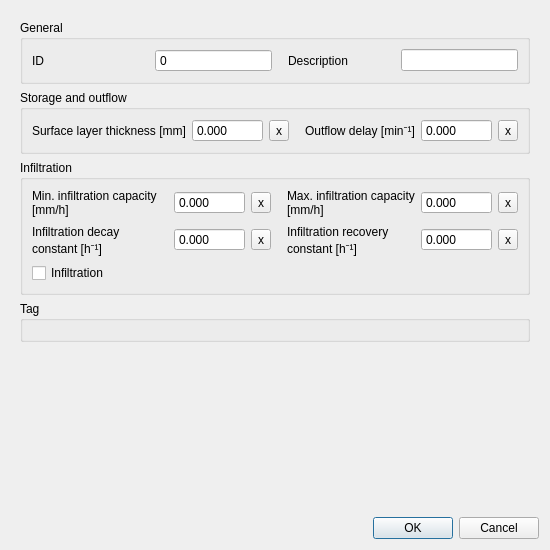
<?xml version="1.0" encoding="UTF-8"?>
<ui version="4.0">
 <class>Form</class>
 <widget class="QWidget" name="Form">
  <property name="geometry">
   <rect>
    <x>0</x>
    <y>0</y>
    <width>550</width>
    <height>550</height>
   </rect>
  </property>
  <property name="windowTitle">
   <string>Form</string>
  </property>
  <property name="locale">
   <locale language="English" country="UnitedStates"/>
  </property>
  <layout class="QGridLayout" name="gridLayout">
   <item row="4" column="0">
    <widget class="QDialogButtonBox" name="buttonBox">
     <property name="standardButtons">
      <set>QDialogButtonBox::Cancel|QDialogButtonBox::Ok</set>
     </property>
    </widget>
   </item>
   <item row="0" column="0">
    <widget class="QScrollArea" name="scrollArea">
     <property name="frameShape">
      <enum>QFrame::NoFrame</enum>
     </property>
     <property name="widgetResizable">
      <bool>true</bool>
     </property>
     <widget class="QWidget" name="scrollAreaWidgetContents">
      <property name="geometry">
       <rect>
        <x>0</x>
        <y>0</y>
        <width>532</width>
        <height>503</height>
       </rect>
      </property>
      <layout class="QGridLayout" name="gridLayout_2">
       <item row="3" column="0">
        <widget class="QGroupBox" name="grp_tag">
         <property name="font">
          <font>
           <weight>50</weight>
           <bold>false</bold>
          </font>
         </property>
         <property name="title">
          <string>Tag</string>
         </property>
         <layout class="QGridLayout" name="gridLayout_16">
          <item row="0" column="0" colspan="2">
           <layout class="QHBoxLayout" name="tags_layout"/>
          </item>
         </layout>
        </widget>
       </item>
       <item row="1" column="0">
        <widget class="QGroupBox" name="grp_storage_and_outflow">
         <property name="title">
          <string>Storage and outflow</string>
         </property>
         <layout class="QGridLayout" name="gridLayout_4">
          <item row="0" column="0">
           <widget class="QLabel" name="label">
            <property name="locale">
             <locale language="English" country="UnitedStates"/>
            </property>
            <property name="text">
             <string>Surface layer thickness [mm]</string>
            </property>
            <property name="alignment">
             <set>Qt::AlignLeading|Qt::AlignLeft|Qt::AlignVCenter</set>
            </property>
            <property name="indent">
             <number>-1</number>
            </property>
           </widget>
          </item>
          <item row="0" column="1">
           <widget class="QDoubleSpinBox" name="surface_layer_thickness">
            <property name="sizePolicy">
             <sizepolicy hsizetype="Preferred" vsizetype="Fixed">
              <horstretch>0</horstretch>
              <verstretch>0</verstretch>
             </sizepolicy>
            </property>
            <property name="locale">
             <locale language="English" country="UnitedStates"/>
            </property>
            <property name="inputMethodHints">
             <set>Qt::ImhNone</set>
            </property>
            <property name="buttonSymbols">
             <enum>QAbstractSpinBox::NoButtons</enum>
            </property>
            <property name="decimals">
             <number>3</number>
            </property>
            <property name="minimum">
             <double>0.000000000000000</double>
            </property>
            <property name="maximum">
             <double>100.000000000000000</double>
            </property>
           </widget>
          </item>
          <item row="0" column="2">
           <widget class="QToolButton" name="surface_layer_thickness_clear">
            <property name="text">
             <string>x</string>
            </property>
           </widget>
          </item>
          <item row="0" column="3">
           <widget class="QLabel" name="label_2">
            <property name="text">
             <string>Outflow delay [min⁻¹]</string>
            </property>
            <property name="indent">
             <number>10</number>
            </property>
           </widget>
          </item>
          <item row="0" column="4">
           <widget class="QDoubleSpinBox" name="outflow_delay">
            <property name="sizePolicy">
             <sizepolicy hsizetype="Preferred" vsizetype="Fixed">
              <horstretch>0</horstretch>
              <verstretch>0</verstretch>
             </sizepolicy>
            </property>
            <property name="buttonSymbols">
             <enum>QAbstractSpinBox::NoButtons</enum>
            </property>
            <property name="decimals">
             <number>3</number>
            </property>
            <property name="maximum">
             <double>100.000000000000000</double>
            </property>
           </widget>
          </item>
          <item row="0" column="5">
           <widget class="QToolButton" name="outflow_delay_clear">
            <property name="text">
             <string>x</string>
            </property>
           </widget>
          </item>
         </layout>
        </widget>
       </item>
       <item row="4" column="0">
        <spacer name="verticalSpacer">
         <property name="orientation">
          <enum>Qt::Vertical</enum>
         </property>
         <property name="sizeHint" stdset="0">
          <size>
           <width>20</width>
           <height>40</height>
          </size>
         </property>
        </spacer>
       </item>
       <item row="0" column="0">
        <widget class="QGroupBox" name="grp_general">
         <property name="enabled">
          <bool>true</bool>
         </property>
         <property name="locale">
          <locale language="English" country="UnitedStates"/>
         </property>
         <property name="title">
          <string>General</string>
         </property>
         <layout class="QGridLayout" name="gridLayout_3">
          <item row="0" column="0">
           <widget class="QLabel" name="label_3">
            <property name="locale">
             <locale language="English" country="UnitedStates"/>
            </property>
            <property name="text">
             <string>ID</string>
            </property>
            <property name="alignment">
             <set>Qt::AlignLeading|Qt::AlignLeft|Qt::AlignVCenter</set>
            </property>
           </widget>
          </item>
          <item row="0" column="1">
           <widget class="QSpinBox" name="id">
            <property name="sizePolicy">
             <sizepolicy hsizetype="Preferred" vsizetype="Fixed">
              <horstretch>0</horstretch>
              <verstretch>0</verstretch>
             </sizepolicy>
            </property>
            <property name="locale">
             <locale language="English" country="UnitedStates"/>
            </property>
            <property name="readOnly">
             <bool>true</bool>
            </property>
            <property name="buttonSymbols">
             <enum>QAbstractSpinBox::NoButtons</enum>
            </property>
            <property name="maximum">
             <number>999999999</number>
            </property>
           </widget>
          </item>
          <item row="0" column="2">
           <widget class="QLabel" name="label_5">
            <property name="locale">
             <locale language="English" country="UnitedStates"/>
            </property>
            <property name="text">
             <string>Description</string>
            </property>
            <property name="alignment">
             <set>Qt::AlignLeading|Qt::AlignLeft|Qt::AlignVCenter</set>
            </property>
            <property name="indent">
             <number>10</number>
            </property>
           </widget>
          </item>
          <item row="0" column="3">
           <widget class="QLineEdit" name="description">
            <property name="sizePolicy">
             <sizepolicy hsizetype="Preferred" vsizetype="Fixed">
              <horstretch>0</horstretch>
              <verstretch>0</verstretch>
             </sizepolicy>
            </property>
            <property name="locale">
             <locale language="English" country="UnitedStates"/>
            </property>
            <property name="clearButtonEnabled">
             <bool>true</bool>
            </property>
           </widget>
          </item>
         </layout>
        </widget>
       </item>
       <item row="2" column="0">
        <widget class="QGroupBox" name="grp_infiltration">
         <property name="title">
          <string>Infiltration</string>
         </property>
         <layout class="QGridLayout" name="gridLayout_5">
          <item row="1" column="4">
           <widget class="QDoubleSpinBox" name="infiltration_recovery_constant">
            <property name="buttonSymbols">
             <enum>QAbstractSpinBox::NoButtons</enum>
            </property>
            <property name="decimals">
             <number>3</number>
            </property>
            <property name="maximum">
             <double>100.000000000000000</double>
            </property>
           </widget>
          </item>
          <item row="1" column="0">
           <widget class="QLabel" name="label_7">
            <property name="text">
             <string>Infiltration decay constant [h⁻¹]</string>
            </property>
            <property name="wordWrap">
             <bool>true</bool>
            </property>
           </widget>
          </item>
          <item row="1" column="3">
           <widget class="QLabel" name="label_8">
            <property name="text">
             <string>Infiltration recovery constant [h⁻¹]</string>
            </property>
            <property name="wordWrap">
             <bool>true</bool>
            </property>
            <property name="indent">
             <number>10</number>
            </property>
           </widget>
          </item>
          <item row="1" column="2">
           <widget class="QToolButton" name="infiltration_decay_constant_clear">
            <property name="text">
             <string>x</string>
            </property>
           </widget>
          </item>
          <item row="0" column="4">
           <widget class="QDoubleSpinBox" name="max_infiltration_capacity">
            <property name="buttonSymbols">
             <enum>QAbstractSpinBox::NoButtons</enum>
            </property>
            <property name="decimals">
             <number>3</number>
            </property>
            <property name="maximum">
             <double>100.000000000000000</double>
            </property>
           </widget>
          </item>
          <item row="0" column="2">
           <widget class="QToolButton" name="min_infiltration_capacity_clear">
            <property name="text">
             <string>x</string>
            </property>
           </widget>
          </item>
          <item row="0" column="3">
           <widget class="QLabel" name="label_6">
            <property name="text">
             <string>Max. infiltration capacity [mm/h]</string>
            </property>
            <property name="wordWrap">
             <bool>true</bool>
            </property>
            <property name="indent">
             <number>10</number>
            </property>
           </widget>
          </item>
          <item row="1" column="1">
           <widget class="QDoubleSpinBox" name="infiltration_decay_constant">
            <property name="buttonSymbols">
             <enum>QAbstractSpinBox::NoButtons</enum>
            </property>
            <property name="decimals">
             <number>3</number>
            </property>
            <property name="maximum">
             <double>100.000000000000000</double>
            </property>
           </widget>
          </item>
          <item row="0" column="0">
           <widget class="QLabel" name="label_4">
            <property name="text">
             <string>Min. infiltration capacity [mm/h]</string>
            </property>
            <property name="wordWrap">
             <bool>true</bool>
            </property>
           </widget>
          </item>
          <item row="2" column="0">
           <widget class="QCheckBox" name="infiltration">
            <property name="text">
             <string>Infiltration</string>
            </property>
           </widget>
          </item>
          <item row="0" column="1">
           <widget class="QDoubleSpinBox" name="min_infiltration_capacity">
            <property name="buttonSymbols">
             <enum>QAbstractSpinBox::NoButtons</enum>
            </property>
            <property name="decimals">
             <number>3</number>
            </property>
            <property name="maximum">
             <double>100.000000000000000</double>
            </property>
           </widget>
          </item>
          <item row="0" column="5">
           <widget class="QToolButton" name="max_infiltration_capacity_clear">
            <property name="text">
             <string>x</string>
            </property>
           </widget>
          </item>
          <item row="1" column="5">
           <widget class="QToolButton" name="infiltration_recovery_constant_clear">
            <property name="text">
             <string>x</string>
            </property>
           </widget>
          </item>
         </layout>
        </widget>
       </item>
      </layout>
     </widget>
    </widget>
   </item>
  </layout>
 </widget>
 <tabstops>
  <tabstop>scrollArea</tabstop>
  <tabstop>id</tabstop>
  <tabstop>description</tabstop>
  <tabstop>surface_layer_thickness</tabstop>
  <tabstop>surface_layer_thickness_clear</tabstop>
  <tabstop>outflow_delay</tabstop>
  <tabstop>outflow_delay_clear</tabstop>
  <tabstop>min_infiltration_capacity</tabstop>
  <tabstop>min_infiltration_capacity_clear</tabstop>
  <tabstop>max_infiltration_capacity</tabstop>
  <tabstop>max_infiltration_capacity_clear</tabstop>
  <tabstop>infiltration_decay_constant</tabstop>
  <tabstop>infiltration_decay_constant_clear</tabstop>
  <tabstop>infiltration_recovery_constant</tabstop>
  <tabstop>infiltration_recovery_constant_clear</tabstop>
  <tabstop>infiltration</tabstop>
 </tabstops>
 <resources/>
 <connections/>
</ui>
